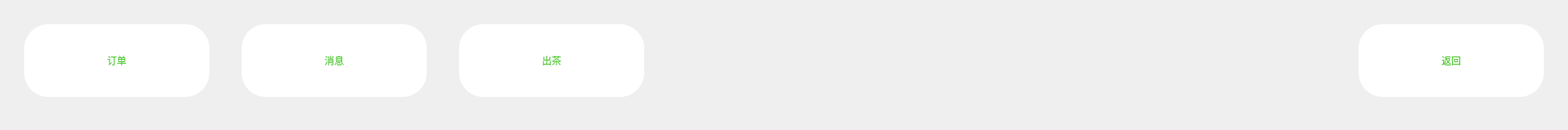
                  <widget class="QWidget" name="widget_41" native="true">
                   <property name="minimumSize">
                    <size>
                     <width>28</width>
                     <height>100</height>
                    </size>
                   </property>
                   <layout class="QHBoxLayout" name="horizontalLayout_75">
                    <property name="spacing">
                     <number>40</number>
                    </property>
                    <property name="leftMargin">
                     <number>30</number>
                    </property>
                    <property name="topMargin">
                     <number>30</number>
                    </property>
                    <property name="rightMargin">
                     <number>30</number>
                    </property>
                    <property name="bottomMargin">
                     <number>41</number>
                    </property>
                    <item>
                     <widget class="QPushButton" name="btn_setting_order">
                      <property name="minimumSize">
                       <size>
                        <width>230</width>
                        <height>90</height>
                       </size>
                      </property>
                      <property name="maximumSize">
                       <size>
                        <width>230</width>
                        <height>90</height>
                       </size>
                      </property>
                      <property name="styleSheet">
                       <string notr="true">QPushButton#btn_setting_order{
	background-color:rgba(255, 255, 255, 1);
	color:rgba(83, 203, 49, 1);
	border-radius:30px;
}
QPushButton#btn_setting_order:hover{
	background-color:rgba(83, 203, 49, 0.5);
	color:rgba(255,255,255,200);
	color:white;
	border-radius:30px;
}
QPushButton#btn_setting_order:pressed{
	padding-left:5px;
	padding-top:5px;
	background-color:rgba(83, 203, 49, 1);
	color:white;
	border-radius:30px;
}
QPushButton#btn_setting_order:checked {
    background-color:rgba(83, 203, 49, 1);
	color:white;
	border-radius:30px;
}</string>
                      </property>
                      <property name="text">
                       <string>订单</string>
                      </property>
                      <property name="checkable">
                       <bool>true</bool>
                      </property>
                      <property name="checked">
                       <bool>false</bool>
                      </property>
                     </widget>
                    </item>
                    <item>
                     <widget class="QPushButton" name="btn_setting_message">
                      <property name="minimumSize">
                       <size>
                        <width>230</width>
                        <height>90</height>
                       </size>
                      </property>
                      <property name="maximumSize">
                       <size>
                        <width>230</width>
                        <height>90</height>
                       </size>
                      </property>
                      <property name="styleSheet">
                       <string notr="true">QPushButton#btn_setting_message{
	background-color:rgba(255, 255, 255, 1);
	color:rgba(83, 203, 49, 1);
	border-radius:30px;
}
QPushButton#btn_setting_message:hover{
	background-color:rgba(83, 203, 49, 0.5);
	color:rgba(255,255,255,200);
	color:white;
	border-radius:30px;
}
QPushButton#btn_setting_message:pressed{
	padding-left:5px;
	padding-top:5px;
	background-color:rgba(83, 203, 49, 1);
	color:white;
	border-radius:30px;
}
QPushButton#btn_setting_message:checked {
    background-color:rgba(83, 203, 49, 1);
	color:white;
	border-radius:30px;
}</string>
                      </property>
                      <property name="text">
                       <string>消息</string>
                      </property>
                      <property name="checkable">
                       <bool>true</bool>
                      </property>
                     </widget>
                    </item>
                    <item>
                     <widget class="QPushButton" name="btn_setting_out_tee">
                      <property name="minimumSize">
                       <size>
                        <width>230</width>
                        <height>90</height>
                       </size>
                      </property>
                      <property name="maximumSize">
                       <size>
                        <width>230</width>
                        <height>90</height>
                       </size>
                      </property>
                      <property name="styleSheet">
                       <string notr="true">QPushButton#btn_setting_out_tee{
	background-color:rgba(255, 255, 255, 1);
	color:rgba(83, 203, 49, 1);
	border-radius:30px;
}
QPushButton#btn_setting_out_tee:hover{
	background-color:rgba(83, 203, 49, 0.5);
	color:rgba(255,255,255,200);
	color:white;
	border-radius:30px;
}
QPushButton#btn_setting_out_tee:pressed{
	padding-left:5px;
	padding-top:5px;
	background-color:rgba(83, 203, 49, 1);
	color:white;
	border-radius:30px;
}</string>
                      </property>
                      <property name="text">
                       <string>出茶</string>
                      </property>
                     </widget>
                    </item>
                    <item>
                     <spacer name="horizontalSpacer_4">
                      <property name="orientation">
                       <enum>Qt::Horizontal</enum>
                      </property>
                      <property name="sizeHint" stdset="0">
                       <size>
                        <width>847</width>
                        <height>20</height>
                       </size>
                      </property>
                     </spacer>
                    </item>
                    <item>
                     <widget class="QPushButton" name="btn_back_setting">
                      <property name="minimumSize">
                       <size>
                        <width>230</width>
                        <height>90</height>
                       </size>
                      </property>
                      <property name="maximumSize">
                       <size>
                        <width>230</width>
                        <height>90</height>
                       </size>
                      </property>
                      <property name="styleSheet">
                       <string notr="true">QPushButton#btn_back_setting{
	background-color:rgba(255, 255, 255, 1);
	color:rgba(83, 203, 49, 1);
	border-radius:30px;
}
QPushButton#btn_back_setting:hover{
	background-color:rgba(83, 203, 49, 0.5);
	color:rgba(255,255,255,200);
	color:white;
	border-radius:30px;
}
QPushButton#btn_back_setting:pressed{
	padding-left:5px;
	padding-top:5px;
	background-color:rgba(83, 203, 49, 1);
	color:white;
	border-radius:30px;
}</string>
                      </property>
                      <property name="text">
                       <string>返回</string>
                      </property>
                     </widget>
                    </item>
                   </layout>
                  </widget>
